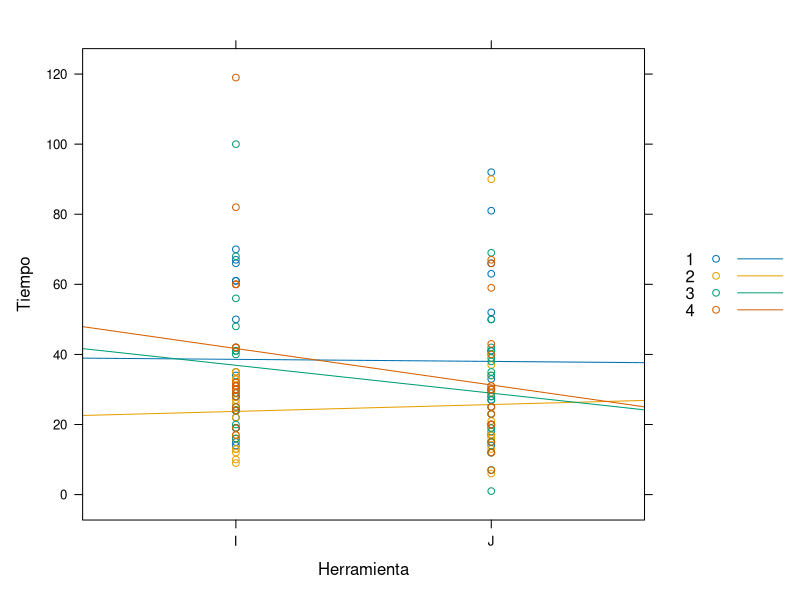
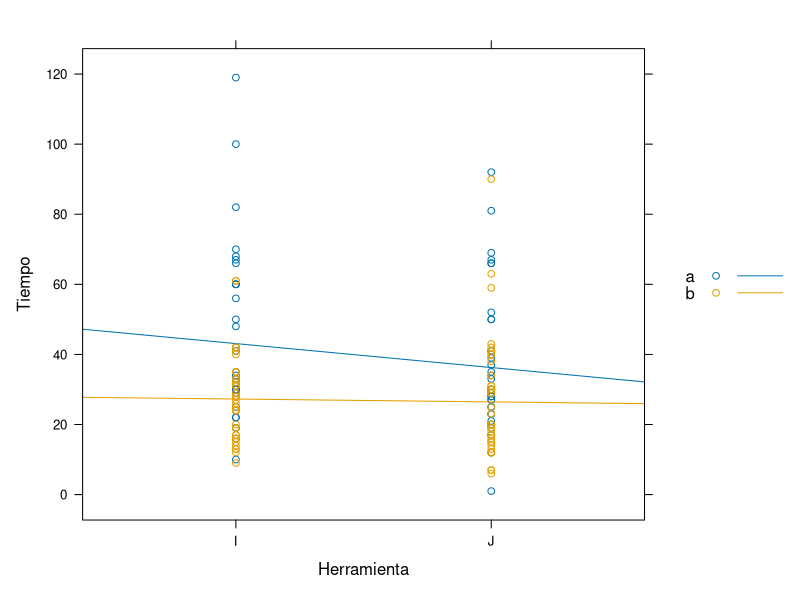
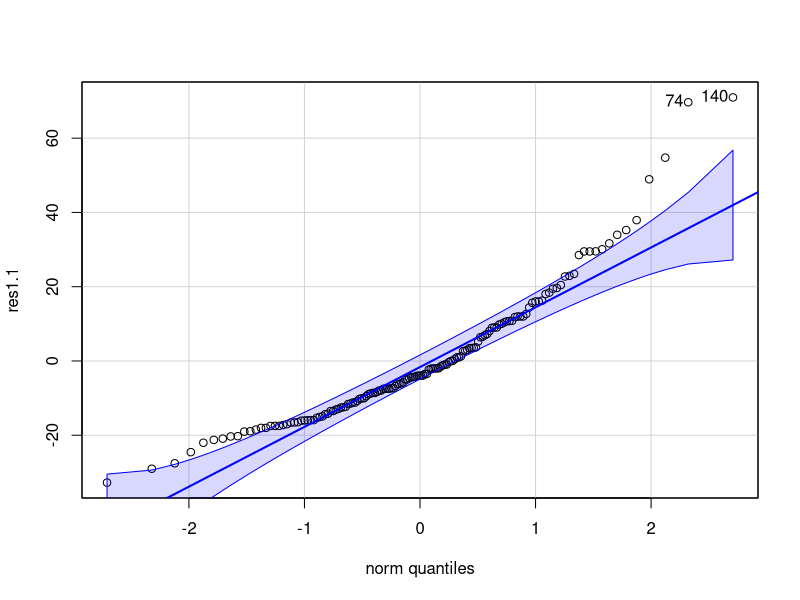
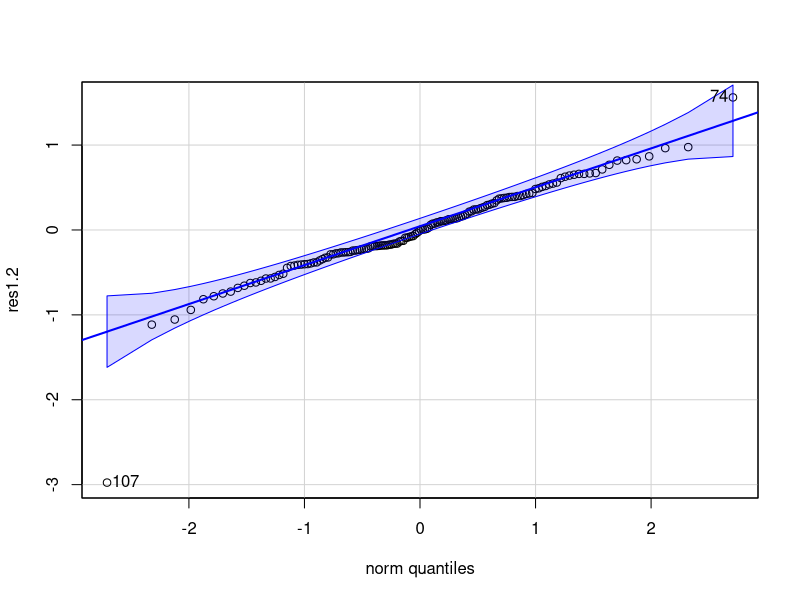
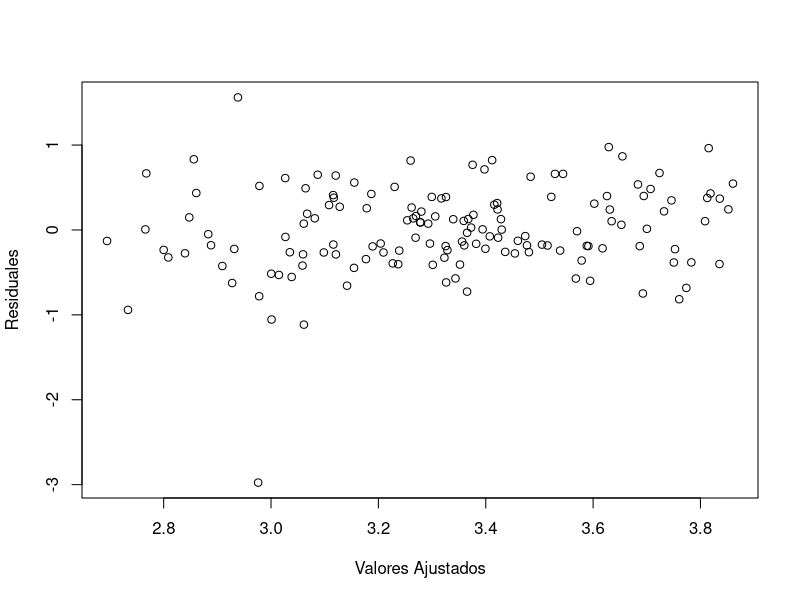
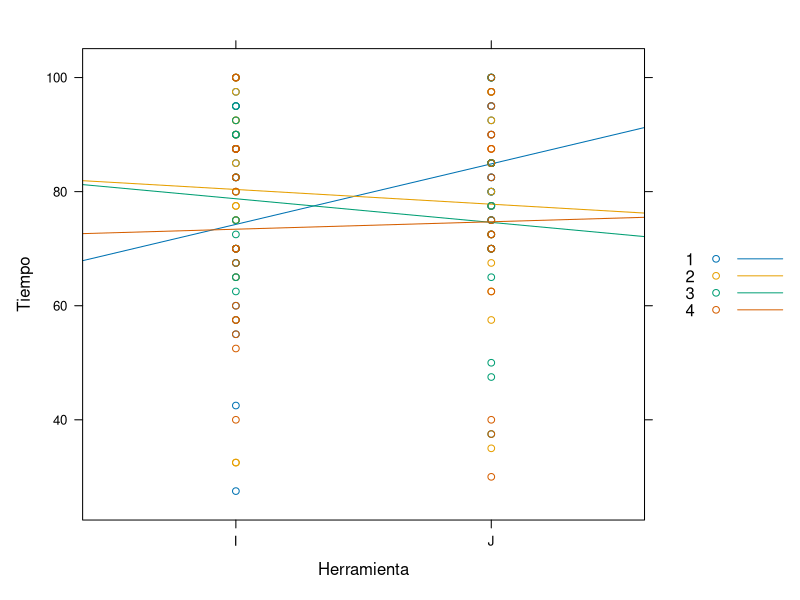
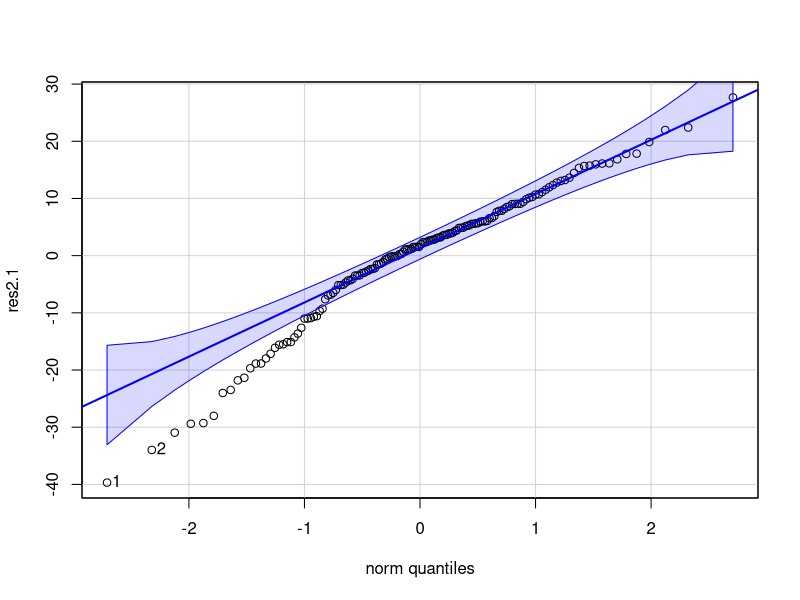
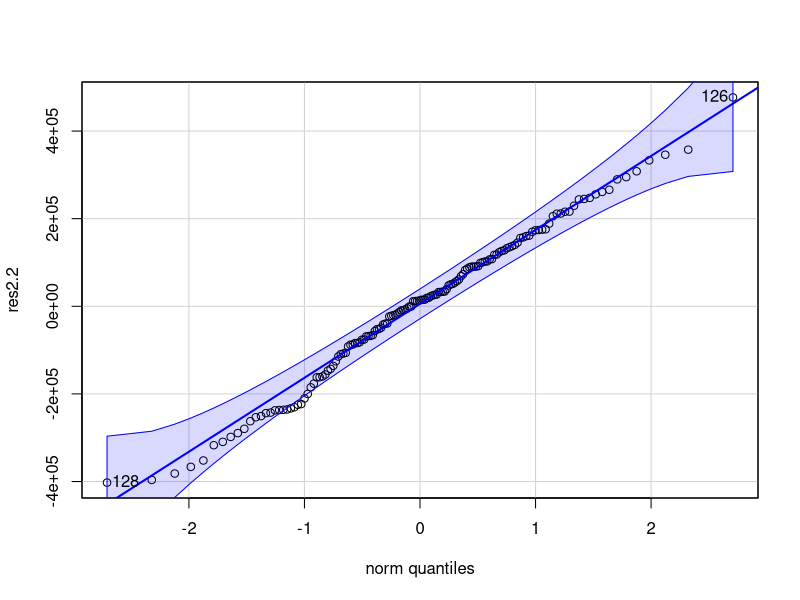

Write R code to recreate these figures, in order.
## ---- chunk 1
library(readxl)
library(dplyr)
library(lubridate)
library(hms)
library(lme4)
library(car)
library(MASS)
library(lattice)
library(lmtest)
## ---- chunk 2
setwd("~/GitHub/Proyecto-Lineales-avanzados")
base = read_excel("Base_Limpia.xlsx")
## ---- chunk 3
base1.1 <- base %>%
  mutate(
    ti_hora  = as_hms(ti),
    tf_hora  = as_hms(tf),
    dif_hora = as_hms(dif),
    dif_minutos = as.numeric(difftime(tf, ti, units = "mins"))
  )

base1.1$tool = factor(base1.1$tool)
base1.1$Pregunta = factor(base1.1$Pregunta)
base1.1$Semestre = factor(base1.1$Semestre)
base1.1$Grupo = factor(base1.1$Grupo)
base1.1$id_est = factor(base1.1$id_est)
## ---- chunk 4
xyplot(dif_minutos~tool, groups = Pregunta ,type=c("r","p"),xlab="Herramienta",
ylab="Tiempo",data=base1.1,auto.key = TRUE)
## ---- chunk 5
xyplot(dif_minutos~tool, groups = Semestre ,type=c("r","p"),xlab="Herramienta",
ylab="Tiempo",data=base1.1,auto.key = TRUE)
## ---- chunk 6
mod1.1 = lmer(dif_minutos ~ tool*Pregunta + tool*Semestre + (1|id_est), 
              base1.1, REML = FALSE)
drop1(mod1.1, test = "Chisq")
## ---- chunk 7
mod1.1_final = lmer(dif_minutos ~ tool + Pregunta + Semestre + (1|id_est), base1.1)
## ---- chunk 8
res1.1 = residuals(mod1.1)
qqPlot(res1.1)
## ---- chunk 9
mod1.2 = lmer(log(dif_minutos) ~ tool + Pregunta + Semestre + (1|id_est), base1.1)
res1.2 = residuals(mod1.2)
qqPlot(res1.2)
## ---- chunk 10
base1.1[107,]
## ---- chunk 11
fit1.2 = fitted(mod1.2)
plot(fit1.2,res1.2,xlab = "Valores Ajustados",ylab = "Residuales")
## ---- chunk 12
leveneTest(res1.2 ~ base1.1$tool)
## ---- chunk 13
xyplot(sus~tool, groups = Pregunta ,type=c("r","p"),xlab="Herramienta",
ylab="Tiempo",data=base1.1,auto.key = TRUE)
## ---- chunk 14
mod2.1 = lmer(sus ~ tool*Pregunta + tool*Semestre + (1|id_est), 
              base1.1, REML = FALSE)
drop1(mod2.1, test = "Chisq")
## ---- chunk 15
mod2.1_final = lmer(sus ~ tool + Pregunta + Semestre + (1|id_est), base1.1)
## ---- chunk 16
res2.1 = residuals(mod2.1_final)
qqPlot(res2.1)
## ---- chunk 17
summary(powerTransform(mod2.1_final))
## ---- chunk 18
mod2.2 = lmer(sus^3 ~ tool + Pregunta + Semestre + (1|id_est), base1.1) 
res2.2 = residuals(mod2.2)
qqPlot(res2.2)
## ---- chunk 19
shapiro.test(res2.2)
## ---- chunk 20
fit2.2 = fitted(mod2.2)
plot(fit2.2,res2.2,xlab = "Valores Ajustados",ylab = "Residuales")
## ---- chunk 21
leveneTest(res2.2 ~ base1.1$tool)
